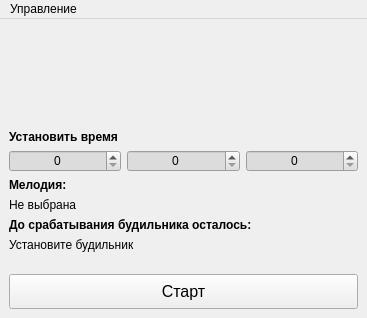
<?xml version="1.0" encoding="UTF-8"?>
<ui version="4.0">
 <class>MainWindow</class>
 <widget class="QMainWindow" name="MainWindow">
  <property name="geometry">
   <rect>
    <x>0</x>
    <y>0</y>
    <width>367</width>
    <height>318</height>
   </rect>
  </property>
  <property name="contextMenuPolicy">
   <enum>Qt::ContextMenuPolicy::CustomContextMenu</enum>
  </property>
  <property name="windowTitle">
   <string>Будильник</string>
  </property>
  <property name="styleSheet">
   <string notr="true"/>
  </property>
  <widget class="QWidget" name="centralwidget">
   <layout class="QVBoxLayout" name="verticalLayout">
    <item>
     <spacer name="verticalSpacer_3">
      <property name="orientation">
       <enum>Qt::Orientation::Vertical</enum>
      </property>
      <property name="sizeHint" stdset="0">
       <size>
        <width>20</width>
        <height>40</height>
       </size>
      </property>
     </spacer>
    </item>
    <item>
     <widget class="QLabel" name="lbl_now">
      <property name="font">
       <font>
        <family>PT Mono</family>
        <pointsize>36</pointsize>
        <bold>true</bold>
       </font>
      </property>
      <property name="text">
       <string/>
      </property>
      <property name="alignment">
       <set>Qt::AlignmentFlag::AlignCenter</set>
      </property>
     </widget>
    </item>
    <item>
     <spacer name="verticalSpacer_2">
      <property name="orientation">
       <enum>Qt::Orientation::Vertical</enum>
      </property>
      <property name="sizeHint" stdset="0">
       <size>
        <width>20</width>
        <height>40</height>
       </size>
      </property>
     </spacer>
    </item>
    <item>
     <widget class="QLabel" name="label">
      <property name="font">
       <font>
        <bold>true</bold>
       </font>
      </property>
      <property name="text">
       <string>Установить время</string>
      </property>
     </widget>
    </item>
    <item>
     <layout class="QHBoxLayout" name="horizontalLayout">
      <item>
       <widget class="QSpinBox" name="sb_hour">
        <property name="styleSheet">
         <string notr="true">background-color: rgb(220, 220, 220);</string>
        </property>
        <property name="alignment">
         <set>Qt::AlignmentFlag::AlignCenter</set>
        </property>
        <property name="maximum">
         <number>23</number>
        </property>
       </widget>
      </item>
      <item>
       <widget class="QSpinBox" name="sb_min">
        <property name="styleSheet">
         <string notr="true">background-color: rgb(220, 220, 220);</string>
        </property>
        <property name="alignment">
         <set>Qt::AlignmentFlag::AlignCenter</set>
        </property>
        <property name="maximum">
         <number>59</number>
        </property>
       </widget>
      </item>
      <item>
       <widget class="QSpinBox" name="sb_sec">
        <property name="styleSheet">
         <string notr="true">background-color: rgb(220, 220, 220);</string>
        </property>
        <property name="alignment">
         <set>Qt::AlignmentFlag::AlignCenter</set>
        </property>
        <property name="maximum">
         <number>59</number>
        </property>
       </widget>
      </item>
     </layout>
    </item>
    <item>
     <widget class="QLabel" name="label_3">
      <property name="font">
       <font>
        <bold>true</bold>
       </font>
      </property>
      <property name="text">
       <string>Мелодия:</string>
      </property>
     </widget>
    </item>
    <item>
     <widget class="QLabel" name="lbl_melody">
      <property name="text">
       <string>Не выбрана</string>
      </property>
     </widget>
    </item>
    <item>
     <widget class="QLabel" name="label_5">
      <property name="font">
       <font>
        <bold>true</bold>
       </font>
      </property>
      <property name="text">
       <string>До срабатывания будильника осталось:</string>
      </property>
     </widget>
    </item>
    <item>
     <widget class="QLabel" name="lbl_timeout">
      <property name="text">
       <string>Установите будильник</string>
      </property>
     </widget>
    </item>
    <item>
     <spacer name="verticalSpacer">
      <property name="orientation">
       <enum>Qt::Orientation::Vertical</enum>
      </property>
      <property name="sizeHint" stdset="0">
       <size>
        <width>20</width>
        <height>40</height>
       </size>
      </property>
     </spacer>
    </item>
    <item>
     <widget class="QPushButton" name="pb_start_stop">
      <property name="minimumSize">
       <size>
        <width>0</width>
        <height>35</height>
       </size>
      </property>
      <property name="font">
       <font>
        <pointsize>12</pointsize>
       </font>
      </property>
      <property name="styleSheet">
       <string notr="true"/>
      </property>
      <property name="text">
       <string>Старт</string>
      </property>
     </widget>
    </item>
   </layout>
  </widget>
  <widget class="QMenuBar" name="menubar">
   <property name="geometry">
    <rect>
     <x>0</x>
     <y>0</y>
     <width>367</width>
     <height>37</height>
    </rect>
   </property>
   <property name="contextMenuPolicy">
    <enum>Qt::ContextMenuPolicy::ActionsContextMenu</enum>
   </property>
   <widget class="QMenu" name="menu">
    <property name="title">
     <string>Управление</string>
    </property>
    <addaction name="action_load_file"/>
    <addaction name="separator"/>
    <addaction name="action_close"/>
   </widget>
   <addaction name="menu"/>
  </widget>
  <action name="action_load_file">
   <property name="text">
    <string>Выбрать мелодию</string>
   </property>
  </action>
  <action name="action_close">
   <property name="icon">
    <iconset theme="application-exit"/>
   </property>
   <property name="text">
    <string>Выход</string>
   </property>
  </action>
 </widget>
 <resources/>
 <connections>
  <connection>
   <sender>action_close</sender>
   <signal>triggered()</signal>
   <receiver>MainWindow</receiver>
   <slot>close()</slot>
   <hints>
    <hint type="sourcelabel">
     <x>-1</x>
     <y>-1</y>
    </hint>
    <hint type="destinationlabel">
     <x>167</x>
     <y>121</y>
    </hint>
   </hints>
  </connection>
 </connections>
</ui>
